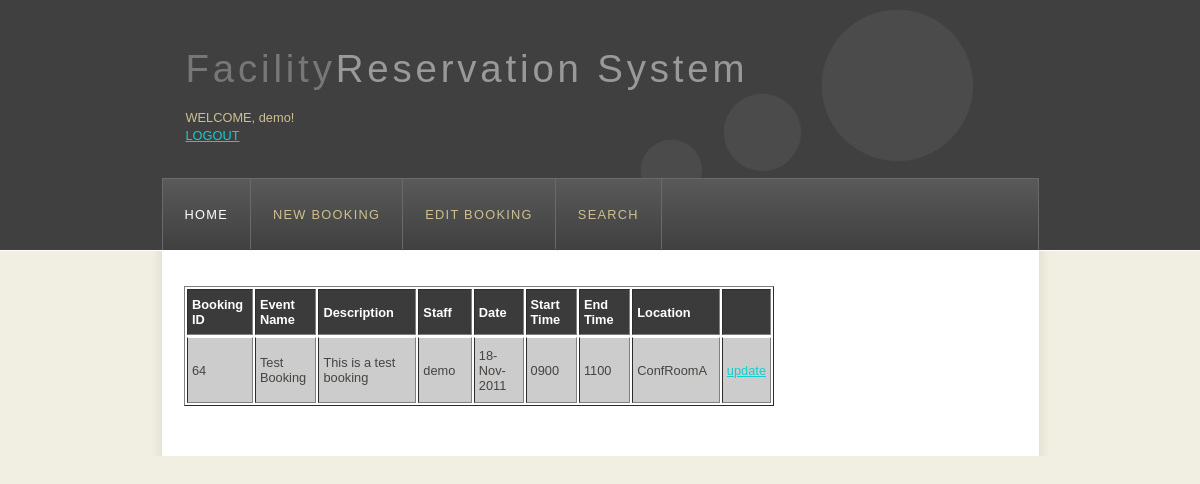
Screenshot of /edited.php (signed in) with the database file from the repository.
### tables this page shows
CREATE TABLE IF NOT EXISTS `event` (
  `eventID` int(10) unsigned NOT NULL AUTO_INCREMENT,
  `ename` varchar(45) NOT NULL,
  `edesc` varchar(85) NOT NULL,
  `staffname` varchar(75) NOT NULL,
  `staffid` varchar(8) NOT NULL,
  `stdate` text NOT NULL,
  `stime` text NOT NULL,
  `entime` text NOT NULL,
  `elocation` varchar(45) NOT NULL,
  `resc` varchar(25) NOT NULL,
  `notes` varchar(85) NOT NULL,
  PRIMARY KEY (`eventID`)
);

### edited.php (the view, shortened to what this page needs)
<!DOCTYPE html PUBLIC "-//W3C//DTD XHTML 1.0 Transitional//EN" "http://www.w3.org/TR/xhtml1/DTD/xhtml1-transitional.dtd">
<html xmlns="http://www.w3.org/1999/xhtml">
<head>
  <link rel="stylesheet" type="text/css" href="style/style.css" />
</head>
<body>
	 <div id="main">
    <div id="header">
      <div id="logo">
        <div id="logo_text">
          <h1><a href="index.php">Facility<span class="logo_colour">Reservation System</span></a></h1>
          <h2>
		  <?php
			$username = $_SESSION['username'];
			if(isseT ($username))
				echo "<br>WELCOME, ".$_SESSION['username']."!<p><a href='logout.php'>LOGOUT</a>";
				else
				die("You must be <a href='login.php'>logged in!</a>");
				?>
			</h2>
        </div>
      </div>
      <div id="menubar">
		 <?php
		 include 'menu.php';
		 ?>
      </div>
    </div>
	<div id="site_content">
      <div class="sidebar">
      </div>
      <div id="content">
	<?php
		$query = "SELECT * FROM event WHERE staffname = '$username' ";
		$query = mysql_query($query);
		$numrows = mysql_num_rows($query);
			if ($numrows>0){
			while ($row = mysql_fetch_assoc($query)){
			echo "<table border='1' >
					<tr>
					<th width='100'>Booking ID</th>
					<th width='100'>Event Name</th>
					<th width='100'>Description</th>
					<th width='100'>Staff</th>
					<th width='100'>Date</th>
					<th width='100'>Start Time</th>
					<th width='100'>End Time</th>
					<th width='100'>Location</th>
					<th></th>
					</tr>";
				?>
				<tr align='center'>
			<td width='100' height='50'>
			<?php echo	$row['eventID'];	?>
			</td>
			<td width='100' height='50'>
			<?php echo	$row['ename'];	?>
			</td>
			<td width='250'>
			<?php echo $row['edesc']; ?>
			</td>
		<td width='150'>
			<?php echo $row['staffname']; ?>
			</td>
		<td width='150'>
			<?php echo $row['stdate']; ?>
			</td>
			<td width='150'>
			<?php echo $row['stime']; ?>
			</td>
			<td width='150'>
			<?php echo $row['entime']; ?>
			</td>
		<td width='150'>
			<?php echo $row['elocation']; ?>
			</td>
			<td align="center"><a href="update.php?eventID=<?php echo $row['eventID']; ?>">update</a></td>
			</tr>
			<?php
			}
		}
		else
		{
			echo "<h2>You have no events to edit.</h2></br></br></br></br>";
		}
	?>
	</div>
    </div>
	</div>
</body>
</html>

### style/style.css (style rules this page uses)
html { height: 100%; }
* { margin: 0; padding: 0; }
body { font: normal .80em 'trebuchet ms', arial, sans-serif; background: #F0EFE2; color: #777; }
p { padding: 0 0 20px 0; line-height: 1.7em; }
h1, h2, h3, h4, h5, h6 { font: normal 175% 'century gothic', arial, sans-serif; color: #43423F; margin: 0 0 15px 0; padding: 15px 0 5px 0; }
h2 { font: normal 175% 'century gothic', arial, sans-serif; color: #A4AA04; }
a, a:hover { outline: none; text-decoration: underline; color: #14CECC; }
#main, #logo, #menubar, #site_content, #footer { margin-left: auto; margin-right: auto; }
#header { background: #404040; border-bottom: 1px solid #FFF; height: 250px; }
#logo { width: 829px; position: relative; height: 178px; background: url(logo.png) no-repeat; }
#logo #logo_text { position: absolute; top: 25px; left: 0; }
#logo h1, #logo h2 { font: normal 300% 'century gothic', arial, sans-serif; border-bottom: 0; text-transform: none; margin: 0; }
#logo_text h1, #logo_text h1 a, #logo_text h1 a:hover { padding: 22px 0 0 0; color: #777; letter-spacing: 0.1em; text-decoration: none; }
#logo_text h1 a .logo_colour { color: #999; }
#logo_text h2 { font-size: 100%; padding: 4px 0 0 0; color: #CDC090; }
#menubar { width: 875px; height: 71px; padding: 0px 0 0 0px; border: 1px solid #6A6A6A; border-bottom: 0; background: #555 url(menu.png) repeat-x; }
#site_content { width: 845px; overflow: hidden; margin: 0 auto 0 auto; padding: 25px 20px 20px 33px; background: #FFF url(content.png) repeat-y; }
.sidebar { float: right; width: 190px; padding: 0 15px 20px 15px; }
#content { text-align: left; width: 590px; padding: 0; }
table { margin: 10px 0 30px 0; }
table tr th, table tr td { background: #3B3B3B; color: #FFF; padding: 7px 4px; text-align: left; }
table tr td { background: #CCCCCC; color: #47433F; border-top: 1px solid #FFF; }

### rows the page displays
event: eventID "64", ename "Test Booking", edesc "This is a test booking", staffname "demo", stdate "18-Nov-2011", stime "0900", entime "1100", elocation "ConfRoomA"

### other values shown
$_SESSION['username'] "demo"
